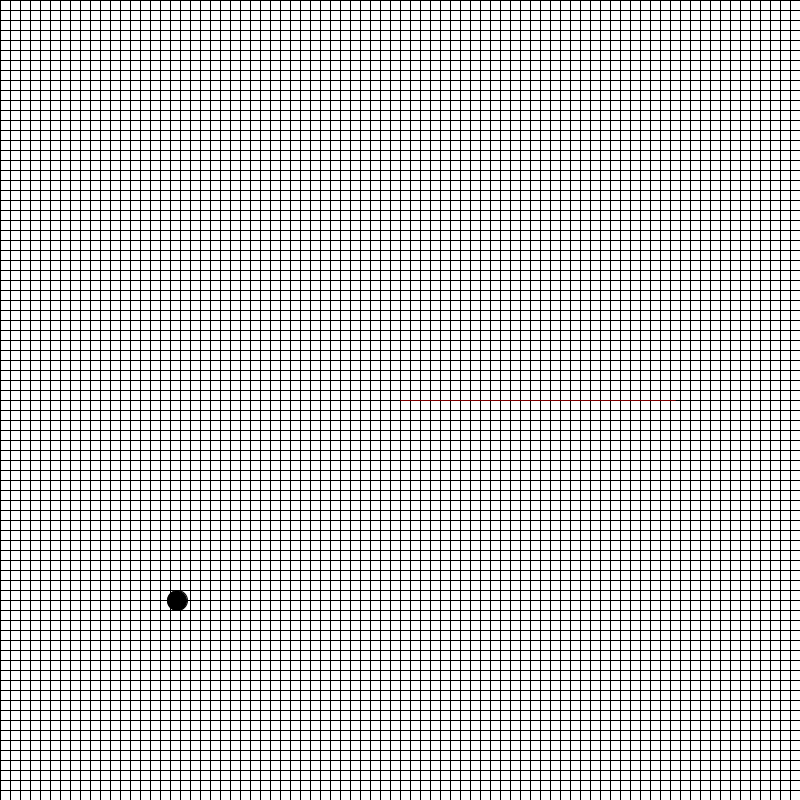
Frame 1 (no input)
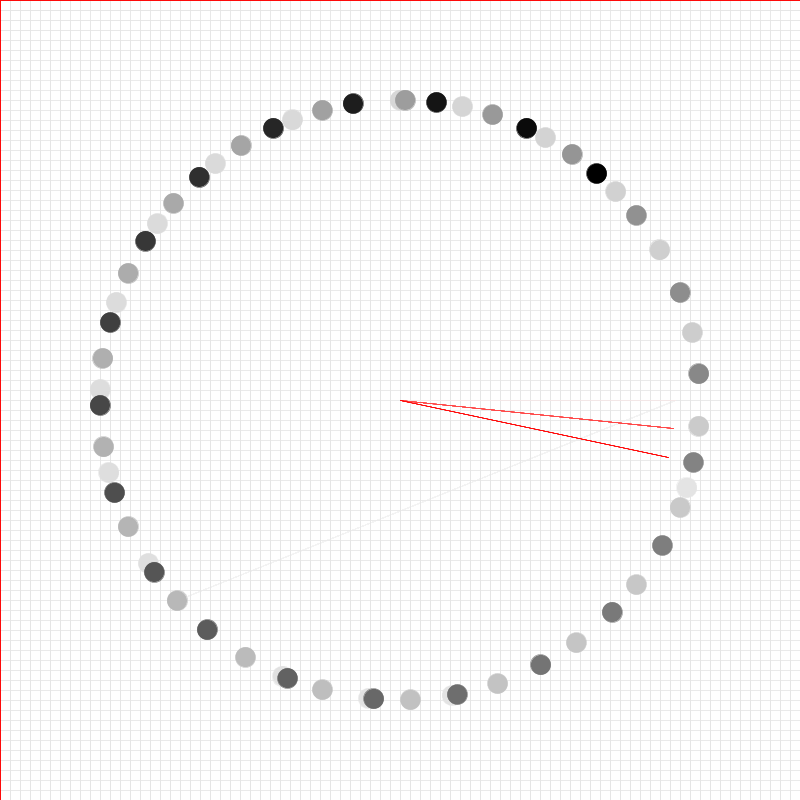
Frame 60 (the mouse pressed at the canvas centre just before this capture)
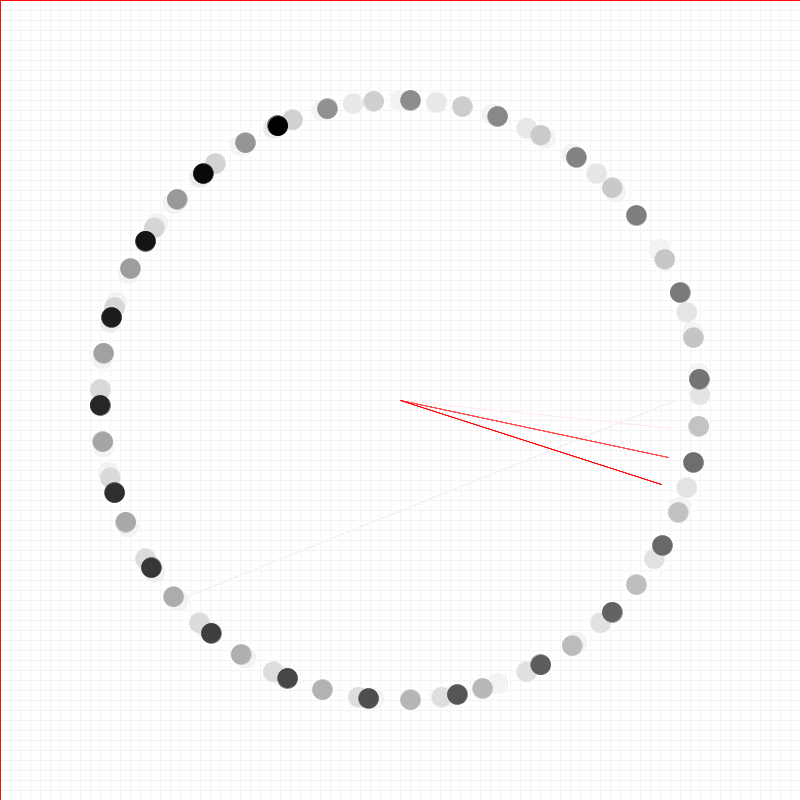
Frame 120 (the mouse held since frame 60 and released just before this capture)

The Processing sketch that drew these frames (run headless with seeded random() and noise(); from frame 60 on, the mouse is pressed at the canvas centre):

// Processing sketch: processing_45273
// ── processing_45273.pde

float sX,sY,hX,hY,r;
int mili,seconds,minutes,hours,angle,i;

void setup(){
  size(800,800);
 // smooth();
  background(255);
  //textMode(SCREEN);
}

void draw(){
  //background(0);
  smooth();
  fill(255,255,255,10);
  rect(0,0,800,800);
  mili = millis();
  seconds = mili/1000;
  angle = 0;
  r = random(800);
  stroke(0);
  //textMode(CENTER);
  
  if(seconds % 10 == 0){
  line(sX,sY,hX,hY);
        //text("10" + int(seconds),400,400);
      }
  
  if(seconds % 60 == 0){
    for(int x = 0; x < 800; x=x+10){
      for(int y = 0; y < 800; y= y+10){
        rect(x,y,100,100);
      }
    }
  }
      
  
  sX = cos(radians(mili)) * 300 + width/2;
  sY = sin(radians(mili)) * 300 + height/2;
  fill(0);
  ellipse(sX,sY,20,20); 
  
  hX = cos(radians(seconds*6)) * 275 + width/2;
  hY = sin(radians(seconds*6)) * 275 + height/2;
  strokeWeight(.5);
  stroke(255,0,0);
  line(400,400,hX,hY);
  


}
